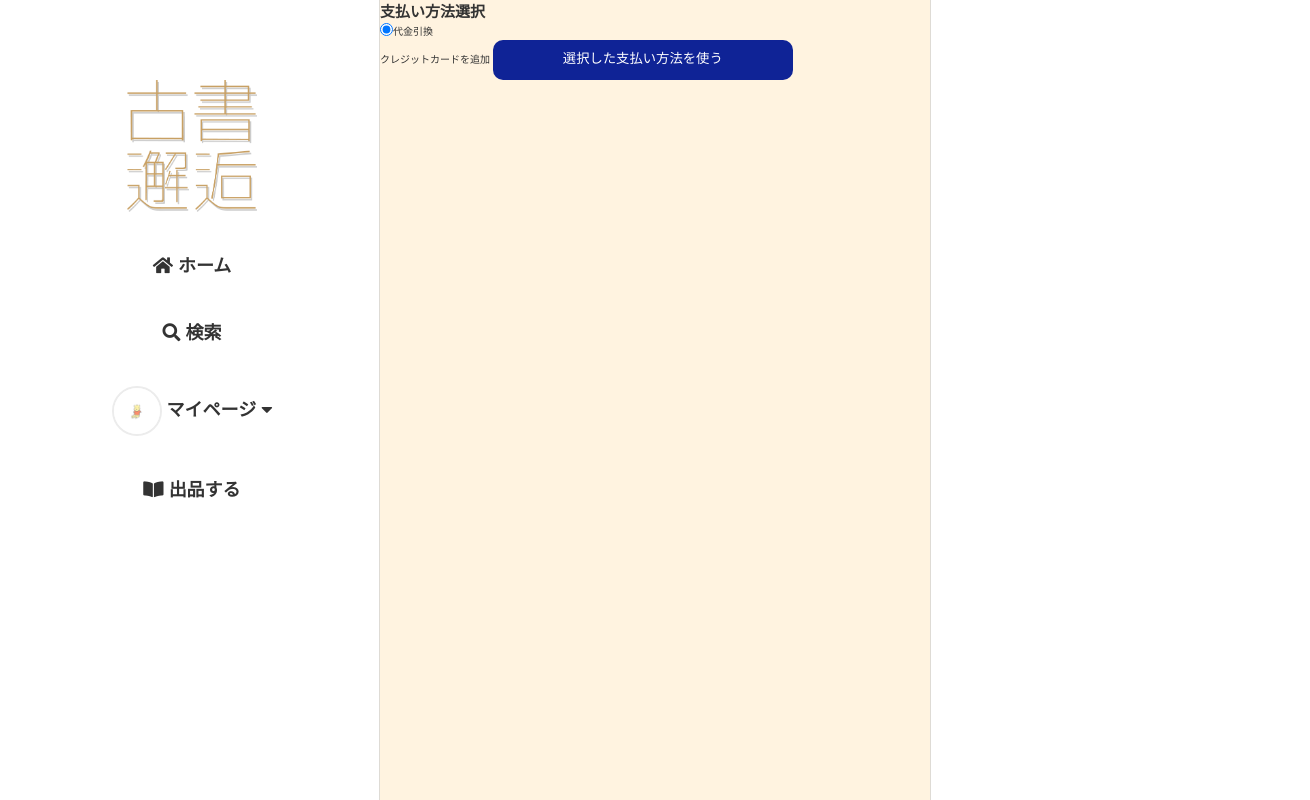
Before: /mypage/pay_way (signed in) with the older database file.
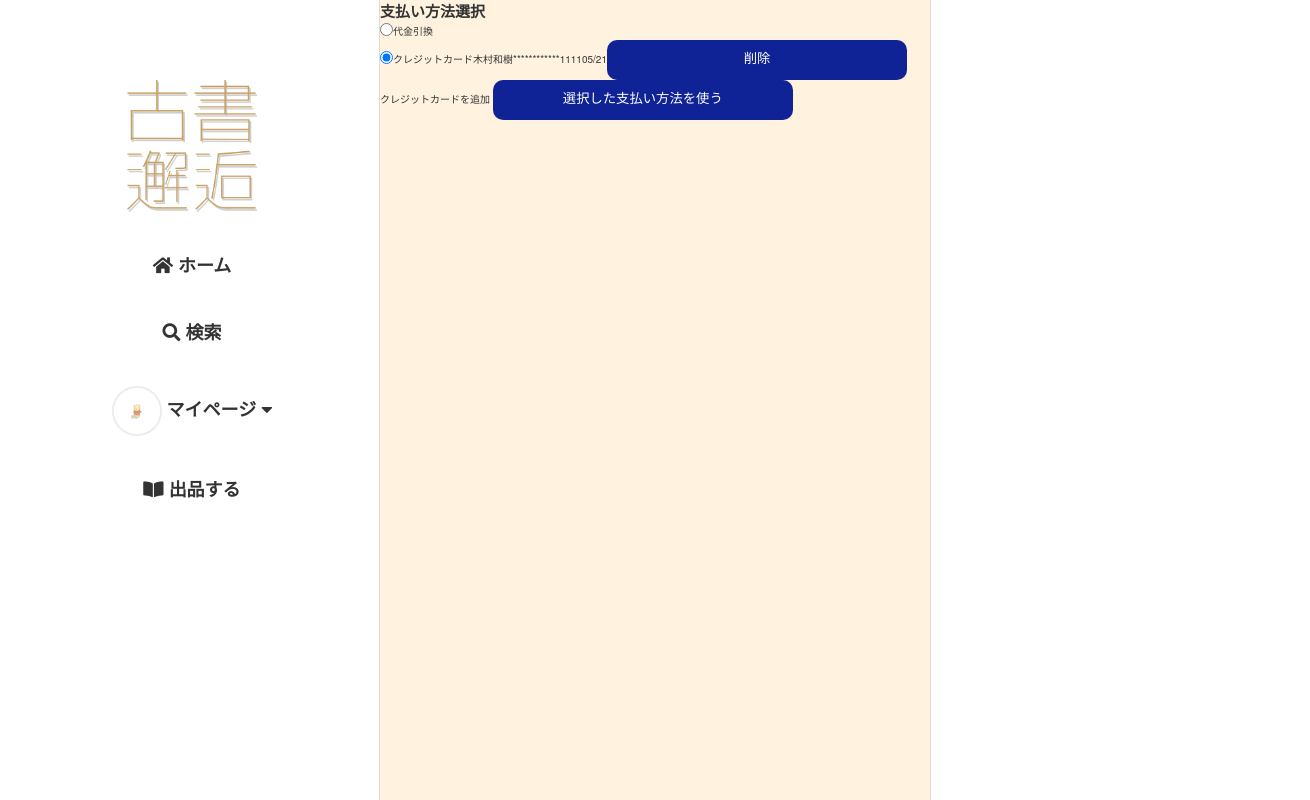
After: the same page with the newer database file.
### flmapp/models/user.py (models this page shows, shortened)
class Credit(db.Model):
    __tablename__ = 'Credit'
    __table_args__ = (CheckConstraint('update_at >= create_at'),)
    Credit_id = db.Column(db.Integer, primary_key=True)
    User_id = db.Column(db.Integer, db.ForeignKey('User.User_id'), nullable=False)
    credit_name = db.Column(db.String(255), nullable=False)
    credit_num = db.Column(db.Integer, nullable=False)
    expire = db.Column(db.Date, nullable=False)
    security_code_hash = db.Column(db.String(255), nullable=False)
    create_at = db.Column(db.DateTime, default=datetime.now, nullable=False)
    update_at = db.Column(db.DateTime, default=datetime.now, nullable=False)
    @property
    def security_code(self):
        raise AttributeError('セキュリティコードは読み取り可能な属性ではありません。')
    @classmethod
    def search_credit(cls, Credit_id):
        return cls.query.get(Credit_id)
    @classmethod
    def select_credits_by_user_id(cls):
        return cls.query.filter_by(User_id = current_user.get_id()).all()

### flmapp/views/mypage.py (the view, shortened to what this page needs)
@bp.route('/pay_way', methods=['GET', 'POST'])
@login_required
def pay_way():
    if current_user.default_pay_way == 1:
        default_pay_way = 0
    elif current_user.default_pay_way == 2:
        default_pay_way = current_user.default_Credit_id
    form = PayWayForm(request.form, pay_way=default_pay_way)
    delete_form = HiddenPayWayDeleteForm(request.form)
    credits = Credit.select_credits_by_user_id()
    if credits:
        form.pay_way.choices += [(credit.Credit_id, 'クレジットカード') for credit in credits]
    return render_template('mypage/pay_way.html', form=form, credits=credits, delete_form=delete_form)

### flmapp/forms/mypage.py
class PayWayForm(FlaskForm):
    pay_way = RadioField('支払い方法',choices=[(0,'代金引換')], coerce=int)
    submit = SubmitField('選択した支払い方法を使う')

class HiddenPayWayDeleteForm(FlaskForm):
    Credit_id = HiddenField()
    submit = SubmitField('削除')

### flmapp/models/user.py (called while the page is built)
@login_manager.user_loader
def load_user(user_id):
    return User.query.get(user_id)

    def get_id(self):
        return (self.User_id)

### flmapp/views/mypage.py (called while the page is built)
@bp.context_processor
def shippingaddresses_processor():
    def search_shippingaddress(ShippingAddress_id):
        """配送先住所レコードを返す"""
        shippingaddress = ShippingAddress.search_shippingaddress(ShippingAddress_id)
        return shippingaddress
    return dict(search_shippingaddress=search_shippingaddress)

@bp.context_processor
def credit_processor():
    def search_credit(Credit_id):
        credit = Credit.search_credit(Credit_id)
        return credit
    return dict(search_credit=search_credit)

@bp.context_processor
def likes_count_processor():
    def likes_count(sell_id):
        """いいねの数をカウントして返す"""
        all_likes = Likes.select_likes_by_sell_id(sell_id)
        return len(all_likes)
    return dict(likes_count=likes_count)

### flmapp/templates/mypage/pay_way.html (shortened to what this page needs)
{% from "_formhelpers.html" import render_field %}
{% extends "base02.html" %}
{% block content %}
<h2>支払い方法選択</h2>
<table>
{% for field in form.pay_way %}
    <tr>
        <td>{{ field(form="choice") }}</td>
        <td>{{ field.label }}</td>
        {% if field.data != 0 %}
            {% set credit = search_credit(field.data) %}
            <td>{{ credit.credit_name }}</td>
            <td>{{ credit.credit_num | credit_num_format }}</td>
            <td>{{ credit.expire.strftime('%m/%y') }}</td>
            <td>
                <form method="POST" action="{{url_for('mypage.pay_way_delete')}}">
                    {{ delete_form.submit() }}
                </form>
            </td>
        {% endif %}
    </tr>
{% endfor %}
</table>
{% if credits|length < 5 %}
    <a href="{{ url_for('mypage.credit_register') }}">クレジットカードを追加</a>
{% else %}
    <P>クレジットカードは5件以上登録できません。</P>
{% endif%}
{{ form.submit(form="choice") }}
{% endblock %}

Changed rows visible on the page:
added Credit: credit_name "木村和樹", credit_num|credit_num_format "************1111", expire "05/21"
Other visible differences:
form field pay_way: "☑ 代金引換" → "☐ 代金引換"
new list line: "☑ クレジットカード クレジットカード 削除"
